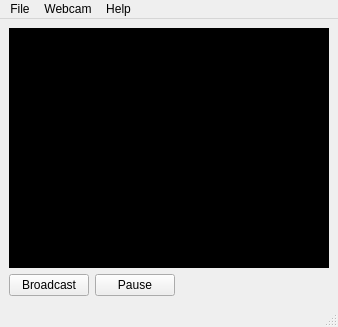
<?xml version="1.0" encoding="UTF-8"?>
<ui version="4.0">
 <class>MainWindow</class>
 <widget class="QMainWindow" name="MainWindow">
  <property name="geometry">
   <rect>
    <x>0</x>
    <y>0</y>
    <width>328</width>
    <height>313</height>
   </rect>
  </property>
  <property name="windowTitle">
   <string>My Webcam</string>
  </property>
  <widget class="QWidget" name="centralwidget">
   <layout class="QVBoxLayout" name="verticalLayout">
    <item>
     <widget class="QLabel" name="webcamImageLabel">
      <property name="minimumSize">
       <size>
        <width>320</width>
        <height>240</height>
       </size>
      </property>
      <property name="maximumSize">
       <size>
        <width>320</width>
        <height>240</height>
       </size>
      </property>
      <property name="styleSheet">
       <string notr="true">background-color: black;</string>
      </property>
      <property name="text">
       <string/>
      </property>
     </widget>
    </item>
    <item>
     <layout class="QHBoxLayout" name="horizontalLayout">
      <item>
       <widget class="QPushButton" name="broadcastBtn">
        <property name="text">
         <string>Broadcast</string>
        </property>
       </widget>
      </item>
      <item>
       <widget class="QPushButton" name="pauseBtn">
        <property name="text">
         <string>Pause</string>
        </property>
       </widget>
      </item>
      <item>
       <spacer name="horizontalSpacer">
        <property name="orientation">
         <enum>Qt::Horizontal</enum>
        </property>
        <property name="sizeHint" stdset="0">
         <size>
          <width>40</width>
          <height>20</height>
         </size>
        </property>
       </spacer>
      </item>
     </layout>
    </item>
   </layout>
  </widget>
  <widget class="QMenuBar" name="menubar">
   <property name="geometry">
    <rect>
     <x>0</x>
     <y>0</y>
     <width>328</width>
     <height>19</height>
    </rect>
   </property>
   <widget class="QMenu" name="menuFile">
    <property name="title">
     <string>File</string>
    </property>
    <addaction name="actionPreferences"/>
    <addaction name="actionChange_profile"/>
    <addaction name="separator"/>
    <addaction name="actionClose"/>
   </widget>
   <widget class="QMenu" name="menuWebcam">
    <property name="title">
     <string>Webcam</string>
    </property>
    <widget class="QMenu" name="menuImage_Size">
     <property name="title">
      <string>Image Size</string>
     </property>
     <addaction name="actionSmall"/>
     <addaction name="actionLarge"/>
    </widget>
    <addaction name="actionAlways_on_top"/>
    <addaction name="actionWho_s_Watching_Me"/>
    <addaction name="menuImage_Size"/>
    <addaction name="separator"/>
    <addaction name="actionBroadcast"/>
    <addaction name="actionPause"/>
    <addaction name="separator"/>
    <addaction name="actionStatistics"/>
   </widget>
   <widget class="QMenu" name="menuHelp">
    <property name="title">
     <string>Help</string>
    </property>
    <addaction name="actionWebcam_help"/>
    <addaction name="actionYahoo_Messenger_Help"/>
   </widget>
   <addaction name="menuFile"/>
   <addaction name="menuWebcam"/>
   <addaction name="menuHelp"/>
  </widget>
  <widget class="QStatusBar" name="statusbar"/>
  <action name="actionPreferences">
   <property name="text">
    <string>Preferences</string>
   </property>
  </action>
  <action name="actionChange_profile">
   <property name="text">
    <string>Change profile</string>
   </property>
  </action>
  <action name="actionClose">
   <property name="text">
    <string>Close</string>
   </property>
  </action>
  <action name="actionAlways_on_top">
   <property name="text">
    <string>Always on top</string>
   </property>
  </action>
  <action name="actionWho_s_Watching_Me">
   <property name="text">
    <string>Who's Watching Me?</string>
   </property>
  </action>
  <action name="actionSmall">
   <property name="text">
    <string>Small</string>
   </property>
  </action>
  <action name="actionLarge">
   <property name="text">
    <string>Large</string>
   </property>
  </action>
  <action name="actionBroadcast">
   <property name="checkable">
    <bool>true</bool>
   </property>
   <property name="text">
    <string>Broadcast</string>
   </property>
  </action>
  <action name="actionPause">
   <property name="checkable">
    <bool>true</bool>
   </property>
   <property name="text">
    <string>Pause</string>
   </property>
  </action>
  <action name="actionStatistics">
   <property name="text">
    <string>Statistics...</string>
   </property>
  </action>
  <action name="actionWebcam_help">
   <property name="text">
    <string>Webcam Help</string>
   </property>
  </action>
  <action name="actionYahoo_Messenger_Help">
   <property name="text">
    <string>Yahoo! Messenger Help</string>
   </property>
  </action>
 </widget>
 <resources/>
 <connections/>
</ui>
